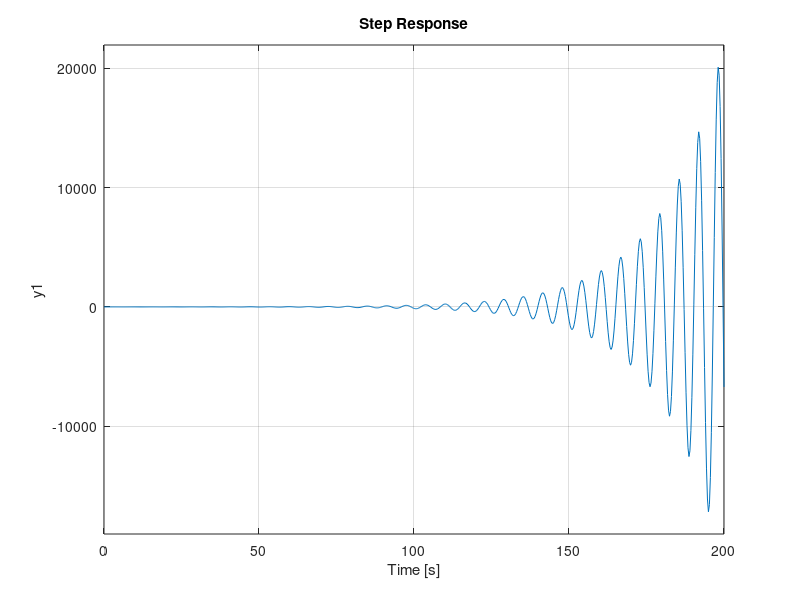

Source code (MATLAB): (Note: this script raises an error after producing the figure.)
%%% CLASS 1
%%% João Luiz
clear all
close all
clc

%% continuous system:
%A'P + PA < 0
%P > 0

num = 1;
den = [1 -0.1 1];            % unstable
% den = [1 0.1 1];            % estable

[A,B,C,D] = tf2ss(num,den);
sistem = ss(A,B,C,D);

step(sistem)

%% stability analysis

P = sdpvar(2,2)
sdisplay(P)

lmi1 = [A'*P+P*A<=0]
lmi2 = [P>=0]

LMI = [lmi1,lmi2];

optimize(LMI);

Ps = value(P);
eig(A)

checkset(LMI)

eig(A'*Ps+Ps*A)

